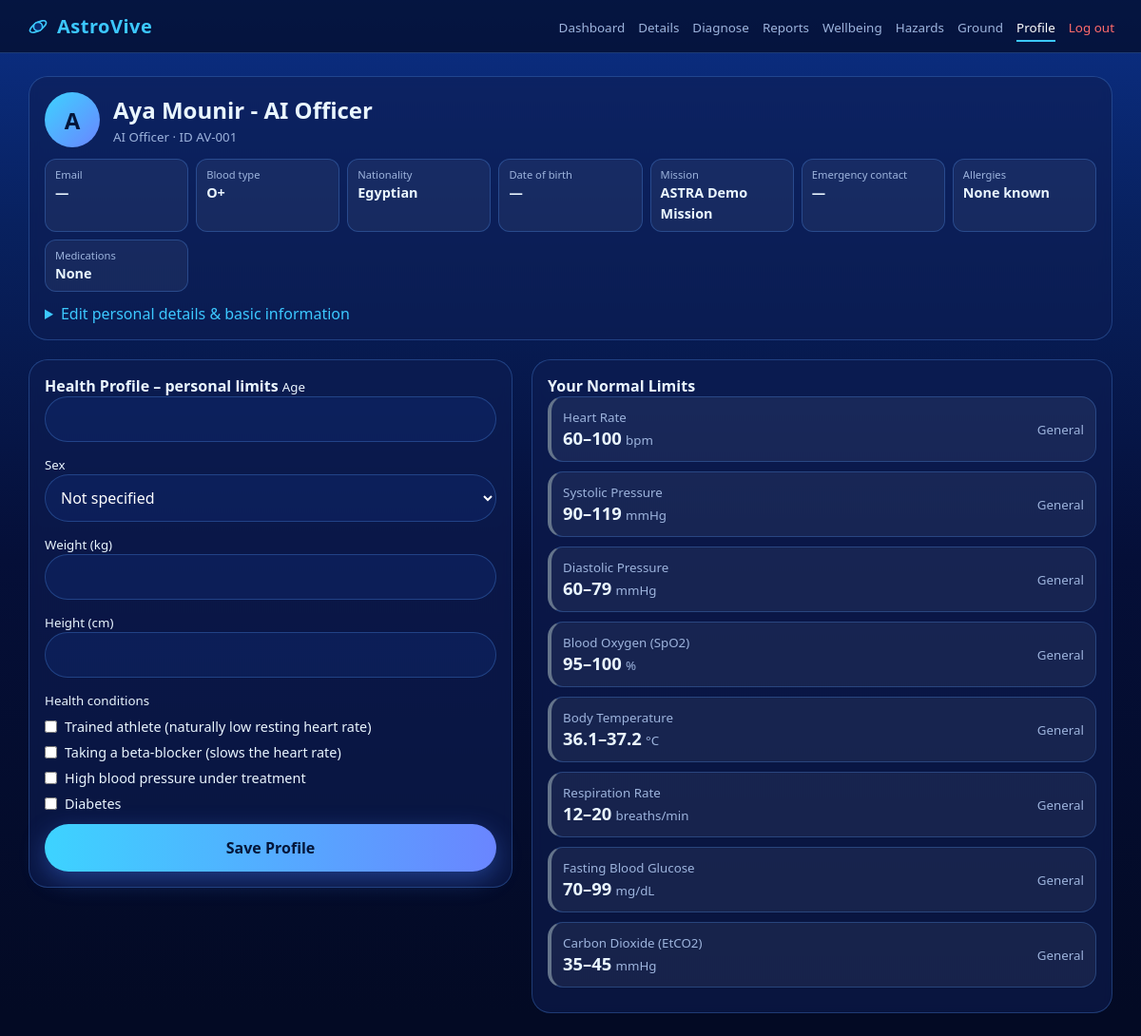
/profile (signed in), run on the app's committed database.
### tables this page shows
CREATE TABLE users(name TEXT PRIMARY KEY, pin TEXT, astronaut_id TEXT, email TEXT, role TEXT, created TEXT);

CREATE TABLE basic_info(crew TEXT PRIMARY KEY, blood_type TEXT, nationality TEXT, birth_date TEXT,
                     mission TEXT, emergency_name TEXT, emergency_phone TEXT, allergies TEXT, medications TEXT, notes TEXT);

### app.py (the view, shortened to what this page needs)
@app.route('/profile', methods=['GET', 'POST'])
def profile():
    who = crew(); msg = ''
    p = get_profile(who); pv = personal_vs(who)
    rows = [{'id': k, 'name': NAMES[k], 'unit': v['unit'], 'old': f"{VS[k]['normal_min']}–{VS[k]['normal_max']}", 'new': f"{v['normal_min']}–{v['normal_max']}",
             'ch': (v['normal_min'], v['normal_max'], v['critical_low'], v['critical_high']) != (VS[k]['normal_min'], VS[k]['normal_max'], VS[k]['critical_low'], VS[k]['critical_high'])} for k, v in pv.items()]
    bmi = round(p['weight'] / (p['height'] / 100) ** 2, 1) if p and p['weight'] and p['height'] else None
    me, bi = get_user(who)
    return render_template('profile.html', p=p, rows=rows, bmi=bmi, crew=who, ok=request.args.get('ok'), err=msg or request.args.get('err', ''),
                           me=me, bi=bi, blood=BLOOD, saved=request.args.get('saved'))

### app.py (called while the page is built, shortened)
def db():
    c = sqlite3.connect(DB); c.row_factory = sqlite3.Row; return c

def crew():
    return session.get('crew', CREW[0])

def get_user(who):
    with db() as c:
        r = c.execute('SELECT name,astronaut_id,email,role FROM users WHERE name=?', (who,)).fetchone()
        b = c.execute('SELECT * FROM basic_info WHERE crew=?', (who,)).fetchone()
    return (dict(r) if r else {'name': who}), (dict(b) if b else {})

def ui_cfg():
    try: m = os.path.getmtime(UI_FILE)
    except OSError: return _ui_cache['v']
    if m != _ui_cache['m']:
        try:
            j = json.load(open(UI_FILE, encoding='utf-8'))
            _ui_cache.update(m=m, v={'hidden_pages': set(j.get('hidden_pages', [])) - NEVER_HIDE, 'hidden_elements': set(j.get('hidden_elements', []))})
        except (ValueError, OSError): pass                # a broken file never takes the app down
    return _ui_cache['v']

@app.context_processor
def _inject():
    cfg = ui_cfg()
    show = lambda k: k not in cfg['hidden_pages'] and k not in cfg['hidden_elements']
    return {'show': show, 'NAV': [(e, l) for e, l in NAV if show(e)]}

def get_profile(who):
    with db() as c: r = c.execute('SELECT * FROM profile WHERE crew=?', (who,)).fetchone()
    return dict(r) if r else None

def personal_vs(who=None):
    p = get_profile(who or crew()); out = {k: dict(v) for k, v in VS.items()}
    if not p: return out

@app.before_request
def guard():
    ep = request.endpoint
    if ep not in ('login', 'do_login', 'do_register', 'static') and 'crew' not in session:
        if request.path.startswith('/api/'): return jsonify(error='Session expired – please log in again'), 401
        return redirect('/')
    hid = ui_cfg()['hidden_pages']
    if ep in hid or any(ep in apis for pg, apis in PAGE_APIS.items() if pg in hid): abort(404)

### templates/profile.html (shortened to what this page needs)
{% extends 'base.html' %}{% block t %}Profile{% endblock %}{% block c %}
<div class="card" style="margin-bottom:20px"><div class="idcard"><div class="avatar" aria-hidden="true">{{ crew[:1]|upper }}</div>
<div><h2 style="margin:0">{{ crew }}</h2><small style="color:var(--mut)">{{ me.role or 'Crew Member' }}{% if me.astronaut_id %} · ID {{ me.astronaut_id }}{% endif %}</small></div></div>
<div class="kv"><div><small>Email</small><b>{{ me.email or '—' }}</b></div><div><small>Blood type</small><b>{{ bi.blood_type or '—' }}</b></div><div><small>Nationality</small><b>{{ bi.nationality or '—' }}</b></div><div><small>Date of birth</small><b>{{ bi.birth_date or '—' }}</b></div>
<div><small>Mission</small><b>{{ bi.mission or '—' }}</b></div><div><small>Emergency contact</small><b>{{ bi.emergency_name or '—' }}{% if bi.emergency_phone %} · {{ bi.emergency_phone }}{% endif %}</b></div><div><small>Allergies</small><b>{{ bi.allergies or '—' }}</b></div><div><small>Medications</small><b>{{ bi.medications or '—' }}</b></div></div>
<details style="margin-top:12px"><summary style="cursor:pointer;color:var(--cy)">Edit personal details & basic information</summary>
</details></div>
<div class="two">
<form class="card" method="post">
  <b>Health Profile – personal limits</b>
  <small>Age</small><input type="number" name="age" min="18" max="90" required value="{{p.age if p}}">
  <small>Sex</small><select name="sex"><option value="" {{'selected' if not p or not p.sex}}>Not specified</option></select>
  <small>Weight (kg)</small><input type="number" step="0.1" name="weight" required value="{{p.weight if p}}">
  <small>Height (cm)</small><input type="number" step="0.1" name="height" required value="{{p.height if p}}">
  <small>Health conditions</small>
  {% for k,t in [('athlete','Trained athlete (naturally low resting heart rate)'),('bb','Taking a beta-blocker (slows the heart rate)'),('htn','High blood pressure under treatment'),('dm','Diabetes')] %}
  <label style="display:flex;align-items:center;gap:8px;margin:8px 0;font-size:.9rem"><input type="checkbox" name="{{k}}" style="width:auto;margin:0" {{'checked' if p and p[k]}}>{{t}}</label>{% endfor %}
  <button class="btn" style="margin-top:12px">Save Profile</button>
</form>
<div class="card">
  <b>Your Normal Limits</b>{% if bmi %}<span class="chip NONE" style="margin-inline-start:8px">BMI {{bmi}}</span>{% endif %}
  {% for r in rows %}<div class="row {{'GREEN' if r.ch else 'NONE'}}" style="cursor:default"><div><small>{{r.name}}</small><span>{{r.new}}</span> <small style="display:inline">{{r.unit}}</small></div>
  {% if r.ch %}<div style="text-align:end"><span class="chip GREEN">Adjusted for you</span><small>was {{r.old}}</small></div>{% else %}<small>General</small>{% endif %}</div>{% endfor %}
</div></div>{% endblock %}

### templates/base.html (shortened to what this page needs)
<!DOCTYPE html><html lang="en" dir="ltr"><head><meta charset="UTF-8"><meta name="viewport" content="width=device-width,initial-scale=1">
<link rel="stylesheet" href="{{ url_for('static', filename='style.css') }}"></head><body class="{% block bc %}{% endblock %}">
<div class="top"><b style="display:flex;align-items:center;gap:8px"><svg width="24" height="24" viewBox="0 0 32 32" fill="none" stroke="#3cc8ff" stroke-width="2.2" stroke-linecap="round"><ellipse cx="16" cy="16" rx="13" ry="5.5" transform="rotate(-32 16 16)"/><circle cx="16" cy="16" r="6.2" fill="#0a2a6e"/></svg>AstroVive</b><nav>
{% for ep,label in NAV %}<a href="{{ url_for(ep) }}" class="{{ 'on' if request.endpoint==ep or (ep=='dashboard' and request.endpoint=='body') }}">{{label}}</a>{% endfor %}<a href="/" style="color:#ff6b6b">Log out</a></nav></div>
<main>{% block c %}{% endblock %}</main>
</body></html>

### static/style.css (style rules this page uses)
:root { --cy:#3cc8ff;--mut:#9db4dd;--ind:#6a85ff;--GREEN:#10b981;--YELLOW:#f59e0b;--RED:#ef4444;--NONE:#64748b;--pn:rgba(14,30,84,.58);--ln:rgba(90,160,255,.28) }
* { box-sizing:border-box }
body { margin:0;background:linear-gradient(180deg,#0b2f86 0,#08215f 22%,#050f38 55%,#030a24 100%) fixed;color:#eaf6ff;font-family:'Segoe UI',Tahoma,sans-serif;min-height:100vh }
a { color:var(--cy);text-decoration:none }
.top { display:flex;justify-content:space-between;align-items:center;padding:14px 28px;background:rgba(3,10,36,.7);border-bottom:1px solid var(--ln) }
.top b { font-size:1.25rem;color:var(--cy);letter-spacing:.5px }
.top nav a { margin-inline-start:20px;color:var(--mut);font-size:.92rem;padding-bottom:4px }
.top nav a.on { color:#fff;border-bottom:2px solid var(--cy) }
main { max-width:1180px;margin:24px auto;padding:0 20px }
.card { background:var(--pn);border:1px solid var(--ln);border-radius:20px;padding:16px;backdrop-filter:blur(6px) }
.btn { display:block;width:100%;border:0;border-radius:999px;padding:14px;cursor:pointer;color:#04163a;background:linear-gradient(90deg,#3dd3ff,#6a85ff);font:inherit;font-weight:700;text-align:center;box-shadow:0 8px 26px rgba(70,130,255,.38) }
input,select,textarea { width:100%;background:rgba(16,40,110,.45);border:1px solid var(--ln);border-radius:999px;padding:12px;color:#fff;font:inherit;margin-bottom:12px }
.NONE { --c:var(--NONE) }
.two { display:grid;grid-template-columns:1fr 1.2fr;gap:20px;align-items:start }
.row { display:flex;justify-content:space-between;align-items:center;padding:12px;border-radius:16px;margin-bottom:10px;cursor:pointer;background:rgba(255,255,255,.06);border:1px solid var(--ln);border-inline-start:4px solid var(--c) }
.row span { font-size:1.15rem;font-weight:800 }
.row small { color:var(--mut);display:block;font-weight:400 }
.top nav a { margin-inline-start:14px;font-size:.84rem }
html { background:#030a24 }
body,body.ehr { background-attachment:scroll!important }
.idcard { display:flex;gap:14px;align-items:center;flex-wrap:wrap }
.avatar { width:58px;height:58px;border-radius:50%;display:flex;align-items:center;justify-content:center;font-size:1.5rem;font-weight:800;background:linear-gradient(135deg,#3dd3ff,#6a85ff);color:#04163a;flex:none }
.kv { display:grid;grid-template-columns:repeat(auto-fit,minmax(150px,1fr));gap:8px;margin:12px 0 }
.kv div { background:rgba(255,255,255,.05);border:1px solid var(--ln);border-radius:12px;padding:8px 10px }
.kv small { display:block;color:var(--mut);font-size:.7rem }
.kv b { font-size:.9rem;word-break:break-word }

### data on the page
users: role "AI Officer", astronaut_id "AV-001"
basic_info: blood_type "O+", nationality "Egyptian", mission "ASTRA Demo Mission", allergies "None known", medications "None"

### other printed values
{{ label }} "Dashboard" "Details" "Diagnose" "Reports" "Wellbeing" "Hazards" "Ground" "Profile"
{{ crew[:1]|upper }} "A"
{{ crew }} "Aya Mounir - AI Officer"
{{ me.email or '—' }} "—"
{{ bi.birth_date or '—' }} "—"
{{ bi.emergency_name or '—' }} "—"
{{ t }} "Trained athlete (naturally low resting heart rate)" "Taking a beta-blocker (slows the heart rate)" "High blood pressure under treatment" "Diabetes"
{{ r.name }} "Heart Rate" "Systolic Pressure" "Diastolic Pressure" "Blood Oxygen (SpO2)" "Body Temperature" "Respiration Rate" "Fasting Blood Glucose" "Carbon Dioxide (EtCO2)"
{{ r.new }} "60–100" "90–119" "60–79" "95–100" "36.1–37.2" "12–20" "70–99" "35–45"
{{ r.unit }} "bpm" "mmHg" "mmHg" "%" "°C" "breaths/min" "mg/dL" "mmHg"
